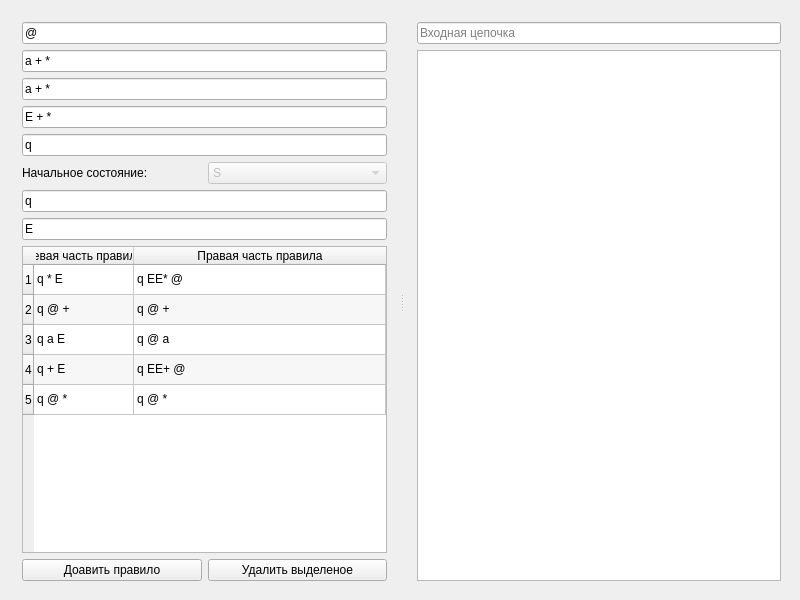
<?xml version="1.0" encoding="UTF-8"?>
<ui version="4.0">
 <class>Widget</class>
 <widget class="QWidget" name="Widget">
  <property name="geometry">
   <rect>
    <x>0</x>
    <y>0</y>
    <width>800</width>
    <height>600</height>
   </rect>
  </property>
  <property name="sizePolicy">
   <sizepolicy hsizetype="Fixed" vsizetype="Fixed">
    <horstretch>0</horstretch>
    <verstretch>0</verstretch>
   </sizepolicy>
  </property>
  <property name="minimumSize">
   <size>
    <width>800</width>
    <height>600</height>
   </size>
  </property>
  <property name="maximumSize">
   <size>
    <width>800</width>
    <height>600</height>
   </size>
  </property>
  <property name="windowTitle">
   <string>Widget</string>
  </property>
  <widget class="QSplitter" name="splitter">
   <property name="geometry">
    <rect>
     <x>11</x>
     <y>11</y>
     <width>781</width>
     <height>581</height>
    </rect>
   </property>
   <property name="orientation">
    <enum>Qt::Horizontal</enum>
   </property>
   <property name="handleWidth">
    <number>8</number>
   </property>
   <widget class="QWidget" name="layoutWidget">
    <layout class="QGridLayout" name="gridLayout">
     <item row="1" column="0" colspan="2">
      <widget class="QLineEdit" name="leTerm">
       <property name="toolTip">
        <string>Алфавит исходный</string>
       </property>
       <property name="text">
        <string>a + *</string>
       </property>
       <property name="placeholderText">
        <string>Входной алфавит</string>
       </property>
      </widget>
     </item>
     <item row="4" column="0" colspan="2">
      <widget class="QLineEdit" name="leStates">
       <property name="text">
        <string>q</string>
       </property>
       <property name="placeholderText">
        <string>Конечное множество состояний</string>
       </property>
      </widget>
     </item>
     <item row="3" column="0" colspan="2">
      <widget class="QLineEdit" name="leMag">
       <property name="text">
        <string>E + *</string>
       </property>
       <property name="placeholderText">
        <string>Магазинный алфавит</string>
       </property>
      </widget>
     </item>
     <item row="6" column="0" colspan="2">
      <widget class="QLineEdit" name="leFinish">
       <property name="text">
        <string>q</string>
       </property>
       <property name="placeholderText">
        <string>Подмножество заключительных состояний</string>
       </property>
      </widget>
     </item>
     <item row="7" column="0" colspan="2">
      <widget class="QLineEdit" name="leStartMag">
       <property name="text">
        <string>E</string>
       </property>
       <property name="placeholderText">
        <string>Начальное содержимое магазина</string>
       </property>
      </widget>
     </item>
     <item row="5" column="0">
      <widget class="QLabel" name="lStart">
       <property name="text">
        <string>Начальное состояние:</string>
       </property>
      </widget>
     </item>
     <item row="5" column="1">
      <widget class="QComboBox" name="cbStart">
       <property name="enabled">
        <bool>false</bool>
       </property>
       <item>
        <property name="text">
         <string>S</string>
        </property>
       </item>
      </widget>
     </item>
     <item row="9" column="0">
      <widget class="QPushButton" name="pbAdd">
       <property name="text">
        <string>Доавить правило</string>
       </property>
      </widget>
     </item>
     <item row="9" column="1">
      <widget class="QPushButton" name="pbDelete">
       <property name="text">
        <string>Удалить выделеное</string>
       </property>
      </widget>
     </item>
     <item row="8" column="0" colspan="2">
      <widget class="QTableWidget" name="twRules">
       <property name="alternatingRowColors">
        <bool>true</bool>
       </property>
       <property name="selectionMode">
        <enum>QAbstractItemView::SingleSelection</enum>
       </property>
       <property name="selectionBehavior">
        <enum>QAbstractItemView::SelectRows</enum>
       </property>
       <attribute name="horizontalHeaderDefaultSectionSize">
        <number>100</number>
       </attribute>
       <attribute name="horizontalHeaderMinimumSectionSize">
        <number>100</number>
       </attribute>
       <attribute name="horizontalHeaderStretchLastSection">
        <bool>true</bool>
       </attribute>
       <row>
        <property name="text">
         <string>1</string>
        </property>
       </row>
       <row>
        <property name="text">
         <string>2</string>
        </property>
       </row>
       <row>
        <property name="text">
         <string>3</string>
        </property>
       </row>
       <row>
        <property name="text">
         <string>4</string>
        </property>
       </row>
       <row>
        <property name="text">
         <string>5</string>
        </property>
       </row>
       <column>
        <property name="text">
         <string>Левая часть правила</string>
        </property>
       </column>
       <column>
        <property name="text">
         <string>Правая часть правила</string>
        </property>
       </column>
       <item row="0" column="0">
        <property name="text">
         <string>q * E</string>
        </property>
       </item>
       <item row="0" column="1">
        <property name="text">
         <string>q EE* @</string>
        </property>
       </item>
       <item row="1" column="0">
        <property name="text">
         <string>q @ +</string>
        </property>
       </item>
       <item row="1" column="1">
        <property name="text">
         <string>q @ +</string>
        </property>
       </item>
       <item row="2" column="0">
        <property name="text">
         <string>q a E</string>
        </property>
       </item>
       <item row="2" column="1">
        <property name="text">
         <string>q @ a</string>
        </property>
       </item>
       <item row="3" column="0">
        <property name="text">
         <string>q + E</string>
        </property>
       </item>
       <item row="3" column="1">
        <property name="text">
         <string>q EE+ @</string>
        </property>
       </item>
       <item row="4" column="0">
        <property name="text">
         <string>q @ *</string>
        </property>
       </item>
       <item row="4" column="1">
        <property name="text">
         <string>q @ *</string>
        </property>
       </item>
      </widget>
     </item>
     <item row="2" column="0" colspan="2">
      <widget class="QLineEdit" name="leTransTerm">
       <property name="toolTip">
        <string>Алфавит второй</string>
       </property>
       <property name="text">
        <string>a + *</string>
       </property>
       <property name="placeholderText">
        <string>Алфавит для перевода</string>
       </property>
      </widget>
     </item>
     <item row="0" column="0" colspan="2">
      <widget class="QLineEdit" name="leNil">
       <property name="toolTip">
        <string>Знак пустого множества</string>
       </property>
       <property name="text">
        <string>@</string>
       </property>
       <property name="maxLength">
        <number>1</number>
       </property>
      </widget>
     </item>
    </layout>
   </widget>
   <widget class="QWidget" name="layoutWidget">
    <layout class="QVBoxLayout" name="verticalLayout">
     <item>
      <widget class="QLineEdit" name="leInput">
       <property name="placeholderText">
        <string>Входная цепочка</string>
       </property>
      </widget>
     </item>
     <item>
      <widget class="QListWidget" name="lwOutput"/>
     </item>
    </layout>
   </widget>
  </widget>
 </widget>
 <layoutdefault spacing="6" margin="11"/>
 <resources/>
 <connections/>
</ui>
